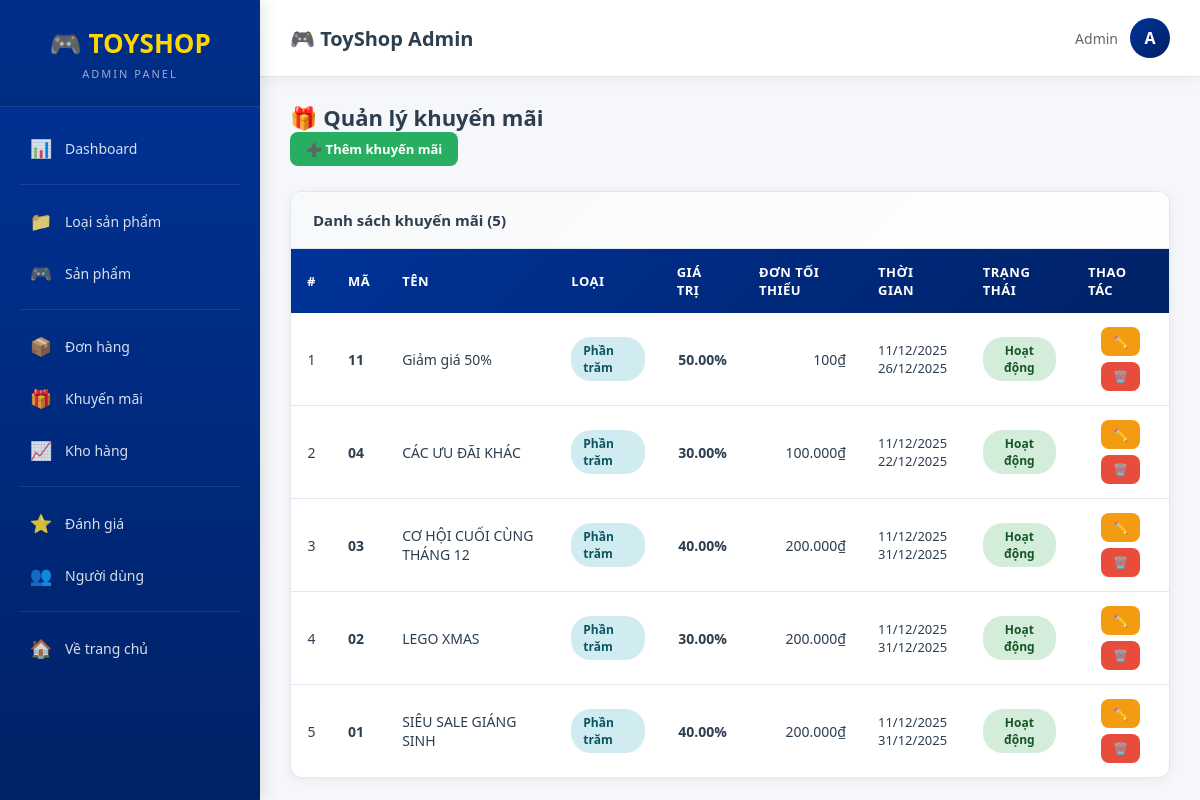
/Admin/promotionList (signed in), run on the app's committed database.
### tables this page shows
CREATE TABLE `promotions` (
  `id` int(11) NOT NULL,
  `code` varchar(50) NOT NULL,
  `name` varchar(255) DEFAULT NULL,
  `type` varchar(20) DEFAULT 'percent',
  `value` decimal(10,2) DEFAULT 0.00,
  `min_order_amount` decimal(15,2) DEFAULT 0.00,
  `usage_count` int(11) DEFAULT 0,
  `usage_limit` int(11) DEFAULT NULL,
  `start_date` datetime DEFAULT NULL,
  `end_date` datetime DEFAULT NULL,
  `status` varchar(20) DEFAULT 'active',
  `created_at` timestamp NOT NULL DEFAULT current_timestamp()
);

### app/Controller.php (called while the page is built, shortened)
<?php
class Controller {
    public function model($model){
        return new $model;
    }
    public function view($view, $data = []){
        extract($data);
        require "./views/" . $view . ".php";
    }
}

### controllers/Admin.php (called while the page is built, shortened)
<?php
class Admin extends Controller{
    public function promotionList() {
        $promotionModel = $this->model('PromotionModel');
        $promotions = $promotionModel->select("SELECT * FROM promotions ORDER BY created_at DESC");
        $this->view('adminPage', ['page' => 'PromotionList', 'promotions' => $promotions]);
    }
}

### app/App.php (called while the page is built, shortened)
<?php
class App{
    protected $action="Show";
 public function __construct(){
        $arr=array();
        if(isset($_GET["url"])){
            $arr=$this->urlprocess();
        }
        if(isset($arr[0])&& file_exists("./controllers/".$arr[0].".php")){
            unset($arr[0]);
        }
        $this->controller= new $this->controller;
        if(isset($arr[1]) && method_exists($this->controller,$arr[1])){
            $this->action=$arr[1];
        }
        unset($arr[1]);
        $this->param =$arr?array_values($arr):array();
        call_user_func_array(array($this->controller,$this->action),$this->param);
    }
   public function urlprocess(){
        if(isset($_GET["url"])){
           return explode('/', filter_var(trim($_GET["url"],'/')));
        }
        return array();
    }
}

### index.php (called while the page is built, shortened)
<?php
require_once "app/DB.php";
require_once "app/Controller.php";
require_once "app/App.php";
$App = new App();
?>

### app/DB.php (called while the page is built, shortened)
<?php
class DB
{
    private $host = 'localhost';
    private $user = 'root';
    private $pass = '';
    private $dbname = 'websitedochoi';
    public function __construct()
    {
        $this->db = $this->Connect();
    }
    public function Connect()
    {
        try {
            $dsn = 'mysql:host=' . $this->host . ';port=3306;dbname=' . $this->dbname . ';charset=utf8mb4';
            $pdo = new PDO($dsn, $this->user, $this->pass);
            $pdo->setAttribute(PDO::ATTR_DEFAULT_FETCH_MODE, PDO::FETCH_ASSOC);
            $pdo->setAttribute(PDO::ATTR_ERRMODE, PDO::ERRMODE_EXCEPTION);
            return $pdo;
        } catch (PDOException $e) {
            error_log("Database connection error: " . $e->getMessage());
            die("Không thể kết nối database. Vui lòng kiểm tra cấu hình.");
        }
    }
}

### models/BaseModel.php (called while the page is built, shortened)
<?php
class BaseModel extends DB {
    public function __construct()
    {
        if ($this->db instanceof PDO) {
            $this->db->setAttribute(PDO::ATTR_ERRMODE, PDO::ERRMODE_EXCEPTION);
        } else {
            error_log("❌ BaseModel: \$this->db KHÔNG PHẢI PDO - LỖI KẾT NỐI");
        }
    }
    public function select($sql, $params = []) {
        try {
            $stmt = $this->db->prepare($sql);
            $stmt->execute($params);
            return $stmt->fetchAll(PDO::FETCH_ASSOC);
        } catch (PDOException $e) {
            error_log("Lỗi BaseModel::select(): " . $e->getMessage());
            return [];
        }
    }
}

### views/Back_end/PromotionList.php (the view, shortened to what this page needs)
<?php
$promotions = $data['promotions'] ?? [];
?>
<div class="page-header">
    <h2 class="page-title">🎁 Quản lý khuyến mãi</h2>
    <a href="<?= APP_URL ?>/Admin/promotionCreate" class="btn btn-success">➕ Thêm khuyến mãi</a>
</div>
<div class="card">
    <div class="card-header">Danh sách khuyến mãi (<?= count($promotions) ?>)</div>
    <div class="table-responsive">
        <table class="table">
            <thead>
                <tr>
                    <th class="text-center">#</th>
                    <th>Mã</th>
                    <th>Tên</th>
                    <th>Loại</th>
                    <th class="text-right">Giá trị</th>
                    <th class="text-right">Đơn tối thiểu</th>
                    <th>Thời gian</th>
                    <th class="text-center">Trạng thái</th>
                    <th class="text-center">Thao tác</th>
                </tr>
            </thead>
            <tbody>
                <?php if (!empty($promotions)): $i = 1; ?>
                    <?php foreach ($promotions as $promo):
                        $type = $promo['type'] ?? 'percent';
                        $value = $promo['value'] ?? 0;
                        $status = $promo['status'] ?? 'active';
                    ?>
                    <tr>
                        <td class="text-center"><?= $i++ ?></td>
                        <td><strong><?= htmlspecialchars($promo['code'] ?? '') ?></strong></td>
                        <td><?= htmlspecialchars($promo['name'] ?? $promo['code'] ?? '') ?></td>
                        <td>
                            <?php if ($type == 'percent'): ?>
                                <span class="badge badge-info">Phần trăm</span>
                            <?php else: ?>
                                <span class="badge badge-primary">Cố định</span>
                            <?php endif; ?>
                        </td>
                        <td class="text-right">
                            <?php if ($type == 'percent'): ?>
                                <strong><?= htmlspecialchars($value) ?>%</strong>
                            <?php else: ?>
                                <strong><?= number_format($value, 0, ',', '.') ?>₫</strong>
                            <?php endif; ?>
                        </td>
                        <td class="text-right"><?= number_format($promo['min_order_amount'] ?? 0, 0, ',', '.') ?>₫</td>
                        <td style="font-size:13px;">
                            <?= !empty($promo['start_date']) ? date('d/m/Y', strtotime($promo['start_date'])) : 'N/A' ?>
                            <br>
                            <?= !empty($promo['end_date']) ? date('d/m/Y', strtotime($promo['end_date'])) : 'N/A' ?>
                        </td>
                        <td class="text-center">
                            <?php if ($status == 'active'): ?>
                                <span class="badge badge-success">Hoạt động</span>
                            <?php else: ?>
                                <span class="badge badge-danger">Tắt</span>
                            <?php endif; ?>
                        </td>
                        <td class="text-center">
                            <div class="action-btns">
                                <a href="<?= APP_URL ?>/Admin/promotionEdit/<?= $promo['id'] ?>" class="btn btn-warning btn-sm">✏️</a>
                                <a href="<?= APP_URL ?>/Admin/promotionDelete/<?= $promo['id'] ?>"
                                   onclick="return confirm('Xóa khuyến mãi này?')"
                                   class="btn btn-danger btn-sm">🗑️</a>
                            </div>
                        </td>
                    </tr>
                    <?php endforeach; ?>
                <?php endif; ?>
            </tbody>
        </table>
    </div>
</div>

### views/adminPage.php (style rules this page uses)
:root { --primary-blue: #003399; --dark-blue: #002266; --primary-red: #e31837; --yellow: #ffd700; --white: #ffffff; --light-gray: #f5f7fa; --text-dark: #2c3e50; --border-color: #e1e8ed; --success: #27ae60; --warning: #f39c12; --danger: #e74c3c; --info: #3498db; }
* { margin: 0; padding: 0; box-sizing: border-box; }
body { font-family: 'Segoe UI', Arial, sans-serif; background: var(--light-gray); min-height: 100vh; }
.page-header { margin-bottom: 25px; }
.page-title { font-size: 22px; font-weight: 700; color: var(--text-dark); display: flex; align-items: center; gap: 10px; }
.card { background: var(--white); border-radius: 12px; box-shadow: 0 2px 12px rgba(0,0,0,0.06); border: 1px solid var(--border-color); overflow: hidden; }
.card-header { padding: 18px 22px; background: linear-gradient(135deg, #f8f9fa, #fff); border-bottom: 1px solid var(--border-color); font-weight: 600; color: var(--text-dark); font-size: 15px; }
.table-responsive { overflow-x: auto; }
.table { width: 100%; border-collapse: collapse; }
.table thead { background: linear-gradient(135deg, var(--primary-blue), var(--dark-blue)); }
.table th { padding: 14px 16px; text-align: left; font-weight: 600; color: var(--white); font-size: 13px; text-transform: uppercase; letter-spacing: 0.5px; }
.table td { padding: 14px 16px; border-bottom: 1px solid var(--border-color); font-size: 14px; color: var(--text-dark); vertical-align: middle; }
.table tbody tr:last-child td { border-bottom: none; }
.text-center { text-align: center; }
.text-right { text-align: right; }
.badge { display: inline-block; padding: 5px 12px; border-radius: 20px; font-size: 12px; font-weight: 600; }
.badge-success { background: #d4edda; color: #155724; }
.badge-info { background: #d1ecf1; color: #0c5460; }
.btn { padding: 8px 16px; border: none; border-radius: 8px; cursor: pointer; font-size: 13px; font-weight: 600; text-decoration: none; display: inline-flex; align-items: center; justify-content: center; gap: 6px; transition: all 0.3s; }
.btn-sm { padding: 6px 12px; font-size: 12px; }
.btn-danger { background: var(--danger); color: var(--white); }
.btn-success { background: var(--success); color: var(--white); }
.btn-warning { background: var(--warning); color: var(--white); }
.action-btns { display: flex; gap: 6px; justify-content: center; flex-wrap: wrap; }

### data on the page
promotions: code "11", name "Giảm giá 50%", type "Phần trăm", value "50.00", min_order_amount "100", start_date "11/12/2025", end_date "26/12/2025", status "Hoạt động"
promotions: code "04", name "CÁC ƯU ĐÃI KHÁC", type "Phần trăm", value "30.00", min_order_amount "100.000", start_date "11/12/2025", end_date "22/12/2025", status "Hoạt động"
promotions: code "03", name "CƠ HỘI CUỐI CÙNG THÁNG 12", type "Phần trăm", value "40.00", min_order_amount "200.000", start_date "11/12/2025", end_date "31/12/2025", status "Hoạt động"
promotions: code "02", name "LEGO XMAS", type "Phần trăm", value "30.00", min_order_amount "200.000", start_date "11/12/2025", end_date "31/12/2025", status "Hoạt động"
promotions: code "01", name "SIÊU SALE GIÁNG SINH", type "Phần trăm", value "40.00", min_order_amount "200.000", start_date "11/12/2025", end_date "31/12/2025", status "Hoạt động"

### other printed values
count($promotions) "5"
